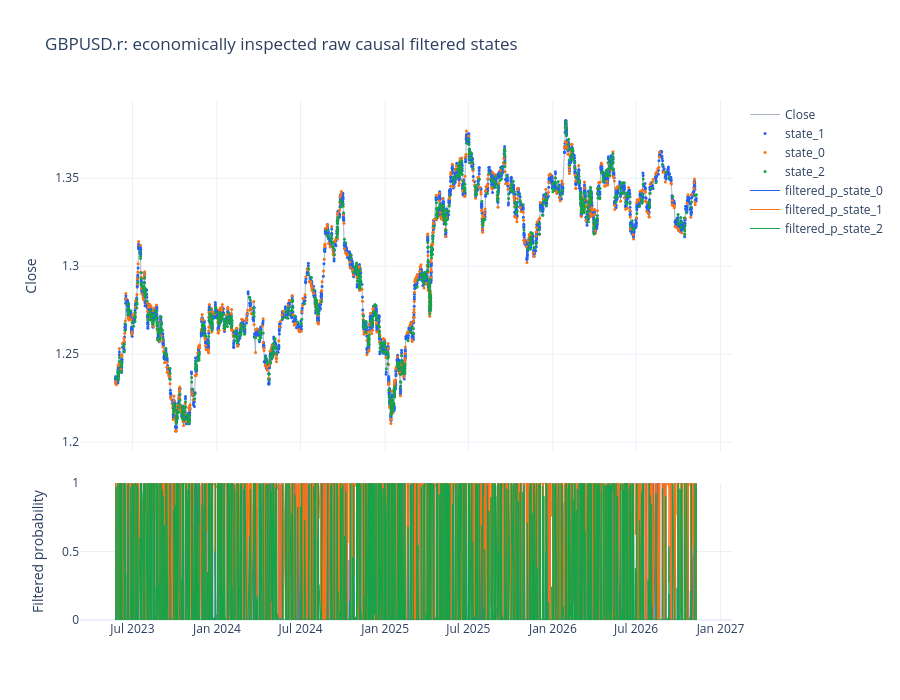
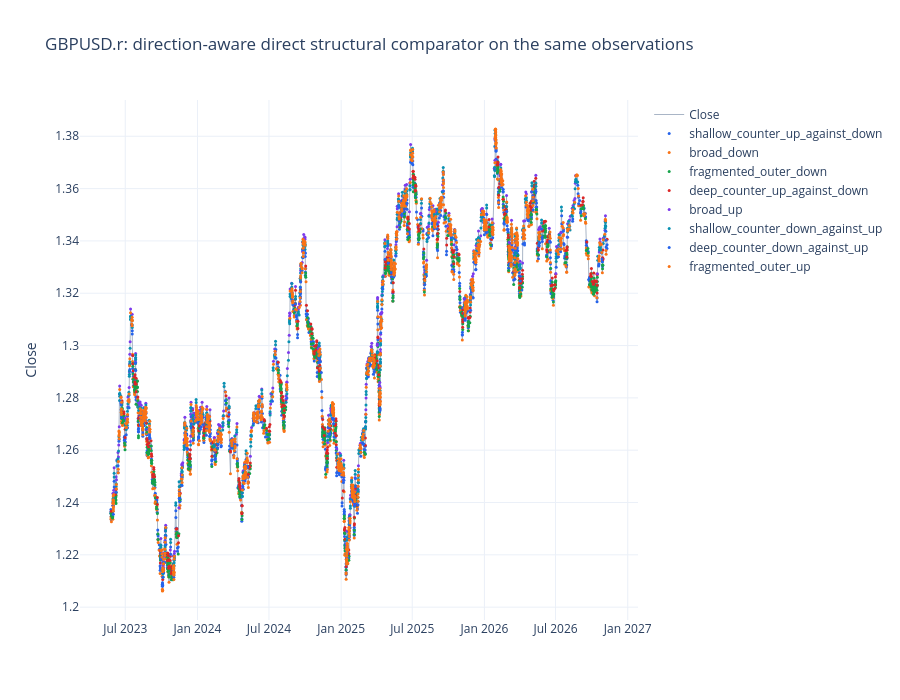

The notebook cell these images were saved under, in order:
### Markdown cell above
## Actual price path and filtered confidence

### Code cell
probability_columns = [f"filtered_p_state_{state}" for state in range(selected_fit.n_states)]
plot_price_states(
    state_path,
    "model_state_label",
    f"{SYMBOL}: economically inspected raw causal filtered states",
    probability_columns=probability_columns,
    last_n=LAST_N,
).show()
plot_price_states(
    state_path,
    "directed_regime",
    f"{SYMBOL}: direction-aware direct structural comparator on the same observations",
    last_n=LAST_N,
).show()

### Figure 1 — Plotly figure (JSON) as saved in the notebook; plotly's stock layout.template omitted (floating-point values rounded to 4 significant figures; data arrays with more than 128 entries replaced by an {"elided": "..."} marker saying what was removed)
{"data": [{"line": {"color": "#94a3b8", "width": 0.8}, "mode": "lines", "name": "Close", "type": "scatter", "x": {"elided": "5062 str values"}, "xaxis": "x", "y": {"elided": "5062 float values"}, "yaxis": "y"}, {"marker": {"color": "#2563eb", "size": 3.0}, "mode": "markers", "name": "state_1", "type": "scatter", "x": {"elided": "3156 str values"}, "xaxis": "x", "y": {"elided": "3156 float values"}, "yaxis": "y"}, {"marker": {"color": "#f97316", "size": 3.0}, "mode": "markers", "name": "state_0", "type": "scatter", "x": {"elided": "769 str values"}, "xaxis": "x", "y": {"elided": "769 float values"}, "yaxis": "y"}, {"marker": {"color": "#16a34a", "size": 3.0}, "mode": "markers", "name": "state_2", "type": "scatter", "x": {"elided": "1137 str values"}, "xaxis": "x", "y": {"elided": "1137 float values"}, "yaxis": "y"}, {"line": {"color": "#2563eb", "width": 1.0}, "mode": "lines", "name": "filtered_p_state_0", "type": "scatter", "x": {"elided": "5062 str values"}, "xaxis": "x2", "y": {"elided": "5062 float values"}, "yaxis": "y2"}, {"line": {"color": "#f97316", "width": 1.0}, "mode": "lines", "name": "filtered_p_state_1", "type": "scatter", "x": {"elided": "5062 str values"}, "xaxis": "x2", "y": {"elided": "5062 float values"}, "yaxis": "y2"}, {"line": {"color": "#16a34a", "width": 1.0}, "mode": "lines", "name": "filtered_p_state_2", "type": "scatter", "x": {"elided": "5062 str values"}, "xaxis": "x2", "y": {"elided": "5062 float values"}, "yaxis": "y2"}], "layout": {"height": 700, "hovermode": "x unified", "title": {"text": "GBPUSD.r: economically inspected raw causal filtered states"}, "xaxis": {"anchor": "y", "domain": [0.0, 1.0], "matches": "x2", "showticklabels": false}, "xaxis2": {"anchor": "y2", "domain": [0.0, 1.0]}, "yaxis": {"anchor": "x", "domain": [0.3232, 1.0], "title": {"text": "Close"}}, "yaxis2": {"anchor": "x2", "domain": [0.0, 0.2632], "range": [0.0, 1.0], "title": {"text": "Filtered probability"}}}}

### Figure 2 — Plotly figure (JSON) as saved in the notebook; plotly's stock layout.template omitted (floating-point values rounded to 4 significant figures; data arrays with more than 128 entries replaced by an {"elided": "..."} marker saying what was removed)
{"data": [{"line": {"color": "#94a3b8", "width": 0.8}, "mode": "lines", "name": "Close", "type": "scatter", "x": {"elided": "5062 str values"}, "xaxis": "x", "y": {"elided": "5062 float values"}, "yaxis": "y"}, {"marker": {"color": "#2563eb", "size": 3.0}, "mode": "markers", "name": "shallow_counter_up_against_down", "type": "scatter", "x": {"elided": "667 str values"}, "xaxis": "x", "y": {"elided": "667 float values"}, "yaxis": "y"}, {"marker": {"color": "#f97316", "size": 3.0}, "mode": "markers", "name": "broad_down", "type": "scatter", "x": {"elided": "382 str values"}, "xaxis": "x", "y": {"elided": "382 float values"}, "yaxis": "y"}, {"marker": {"color": "#16a34a", "size": 3.0}, "mode": "markers", "name": "fragmented_outer_down", "type": "scatter", "x": {"elided": "850 str values"}, "xaxis": "x", "y": {"elided": "850 float values"}, "yaxis": "y"}, {"marker": {"color": "#dc2626", "size": 3.0}, "mode": "markers", "name": "deep_counter_up_against_down", "type": "scatter", "x": {"elided": "455 str values"}, "xaxis": "x", "y": {"elided": "455 float values"}, "yaxis": "y"}, {"marker": {"color": "#7c3aed", "size": 3.0}, "mode": "markers", "name": "broad_up", "type": "scatter", "x": {"elided": "416 str values"}, "xaxis": "x", "y": {"elided": "416 float values"}, "yaxis": "y"}, {"marker": {"color": "#0891b2", "size": 3.0}, "mode": "markers", "name": "shallow_counter_down_against_up", "type": "scatter", "x": {"elided": "701 str values"}, "xaxis": "x", "y": {"elided": "701 float values"}, "yaxis": "y"}, {"marker": {"color": "#2563eb", "size": 3.0}, "mode": "markers", "name": "deep_counter_down_against_up", "type": "scatter", "x": {"elided": "503 str values"}, "xaxis": "x", "y": {"elided": "503 float values"}, "yaxis": "y"}, {"marker": {"color": "#f97316", "size": 3.0}, "mode": "markers", "name": "fragmented_outer_up", "type": "scatter", "x": {"elided": "1088 str values"}, "xaxis": "x", "y": {"elided": "1088 float values"}, "yaxis": "y"}], "layout": {"height": 700, "hovermode": "x unified", "title": {"text": "GBPUSD.r: direction-aware direct structural comparator on the same observations"}, "xaxis": {"anchor": "y", "domain": [0.0, 1.0]}, "yaxis": {"anchor": "x", "domain": [0.0, 1.0], "title": {"text": "Close"}}}}
